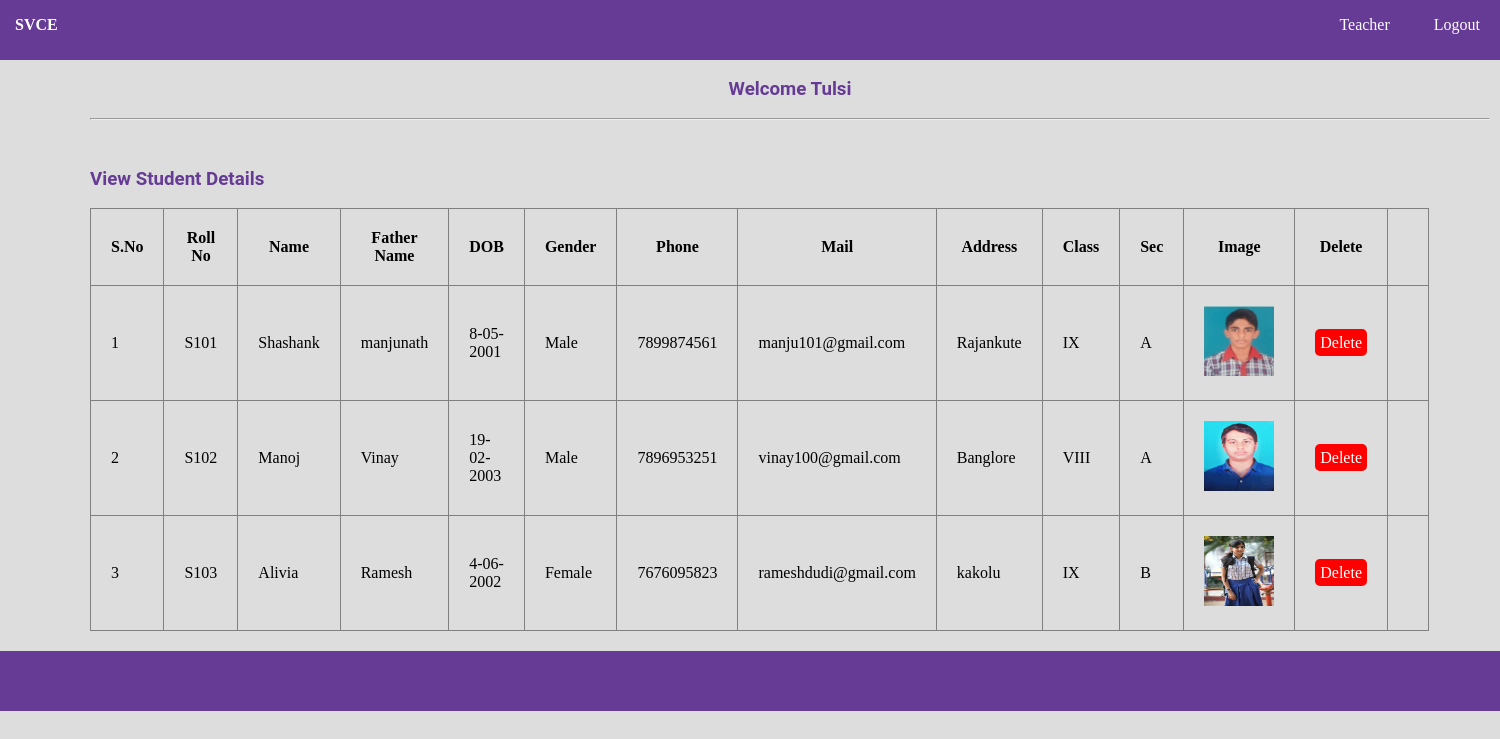
Page /view_stud_teach.php (signed in) on the committed database.
### tables this page shows
CREATE TABLE `student` (
  `ID` int(11) NOT NULL,
  `RNO` varchar(150) NOT NULL,
  `NAME` varchar(150) NOT NULL,
  `FNAME` varchar(150) NOT NULL,
  `DOB` varchar(150) NOT NULL,
  `GEN` varchar(150) NOT NULL,
  `PHO` varchar(150) NOT NULL,
  `MAIL` varchar(150) NOT NULL,
  `ADDR` text NOT NULL,
  `SCLASS` varchar(150) NOT NULL,
  `SSEC` varchar(150) NOT NULL,
  `SIMG` varchar(150) NOT NULL,
  `TID` int(11) NOT NULL
);

### view_stud_teach.php (the view, shortened to what this page needs)
<?php
	include"database.php";
?>
<!DOCTYPE html>
<html>
	<head>
		<link rel="stylesheet" type="text/css" href="css/style.css">
	</head>
	<body>
		<?php include"navbar.php";?><br>
			<div id="section">
				<h3 class="text">Welcome <?php echo $_SESSION["TNAME"]; ?></h3><br><hr><br>
				<div class="content">
						<h3 >View Student Details</h3><br>
					<table border="1px" >
						<tr>
							<th>S.No</th>
							<th>Roll No</th>
							<th>Name</th>
							<th>Father Name</th>
							<th>DOB</th>
							<th>Gender</th>
							<th>Phone</th>
							<th>Mail</th>
							<th>Address</th>
							<th>Class</th>
							<th>Sec</th>
							<th>Image</th>
							<th>Delete</th>
						</tr>
						<?php
							$s="select * from student where TID={$_SESSION["TID"]}";
							$res=$db->query($s);
							if($res->num_rows>0)
							{
								$i=0;
								while($r=$res->fetch_assoc())
								{
									$i++;
									echo"
										<tr>
											<td>{$i}</td>
											<td>{$r["RNO"]}</td>
											<td>{$r["NAME"]}</td>
											<td>{$r["FNAME"]}</td>
											<td>{$r["DOB"]}</td>
											<td>{$r["GEN"]}</td>
											<td>{$r["PHO"]}</td>
											<td>{$r["MAIL"]}</td>
											<td>{$r["ADDR"]}</td>
											<td>{$r["SCLASS"]}</td>
											<td>{$r["SSEC"]}</td>
											<td><img src='{$r["SIMG"]}' height='70' width='70'></td>
											<td><a href='stud_delete.php?id={$r["ID"]}' class='btnr'>Delete</a><td>
										</tr>
									";
								}
							}
							else
							{
								echo "No Record Found";
							}
						?>
					</table>
				</div>
			</div>
				<?php include"footer.php";?>
	</body>
</html>

### navbar.php
<div class="navbar">
			<ul class="list">
				<b style="color:white;float:left;line-height:50px;margin-left:15px;font-family:Cooper Black;">SVCE</b>
			<?php
				if(isset($_SESSION["AID"]))
				{
					echo'
						<li><a href="admin_home.php">Principal</a></li>
				<li><a href="logout.php">Logout</a></li>
					';
				}
				elseif(isset($_SESSION["TID"]))
				{
					echo'
						<li><a href="teacher_home.php">Teacher</a></li>
				<li><a href="logout.php">Logout</a></li>
					';
				}
				else{
					echo'
					<li><a href="index.php">Principal</a></li>
				<li><a href="teacher_login.php">Teacher</a></li>
				<li><a href="student_result.php">View Ward Results</a></li>';
				}
			?>
			</ul>
		</div>

### footer.php (shortened to what this page needs)
<div class="footer" style="margin-top:20px;">
</div>

### css/style.css (style rules this page uses)
* { padding:0px; margin:0px; }
html { background:#dddddd; }
a { text-decoration:none; }
.navbar { background:#663b95; height:60px; width:100%; }
.list { list-style:none; text-align:right; }
.list li { display:inline; }
.list li a { text-decoration:none; color:white; line-height:50px; padding:20px; }
h1,h2,h3,h4,h5,h6,label { font-family:roboto; color:#663b95; }
.btnr { border-radius:5px; padding:5px; background:#ff0000; color:white; }
.text { text-align:center; }
.footer { background:#663b95; height:60px; width:100%; float:left; }
#section { height:auto; width:1400px; margin-left:90px; font-family:cambria; }
.content { margin-top:30px; height:auto; width:950px; float:left; }
tr,td,th { padding:20px; }
table { border-collapse:collapse; }

### rows in the picture
student: RNO "S101", NAME "Shashank", FNAME "manjunath", DOB "8-05-2001", GEN "Male", PHO "7899874561", MAIL "manju101@gmail.com", ADDR "Rajankute", SCLASS "IX", SSEC "A", SIMG (picture)
student: RNO "S102", NAME "Manoj", FNAME "Vinay", DOB "19-02-2003", GEN "Male", PHO "7896953251", MAIL "vinay100@gmail.com", ADDR "Banglore", SCLASS "VIII", SSEC "A", SIMG (picture)
student: RNO "S103", NAME "Alivia", FNAME "Ramesh", DOB "4-06-2002", GEN "Female", PHO "7676095823", MAIL "rameshdudi@gmail.com", ADDR "kakolu", SCLASS "IX", SSEC "B", SIMG (picture)

### other values in the picture
$_SESSION["TNAME"] "Tulsi"
